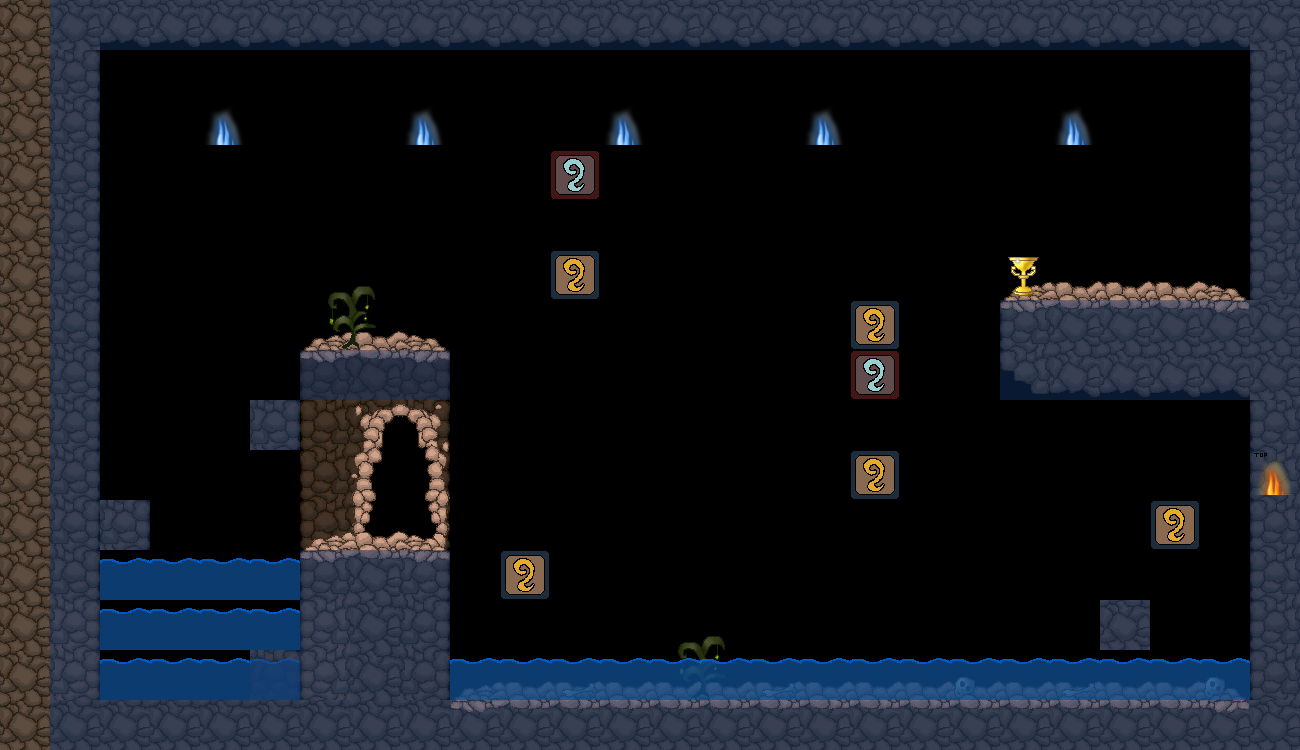

A 2D game scene composited from a Tiled map and its tileset images. What follows is a short description and the map's XML, with each tile layer's data collapsed to a summary:
An orthogonal 26x15 tile map with 50x50 px tiles, 9 tile layers (BG 1, BG 2, BG 3, BG 4, ...), 4 tilesets and 6 objects.

<map version="1.0" orientation="orthogonal" renderorder="right-down" width="26" height="15" tilewidth="50" tileheight="50" nextobjectid="17">
 <properties>
  <property name="backgroundlayers" value="-1.0,res/level/testleverlevel/layer_inf.png" />
  <property name="dimming" value="0.2" />
  <property name="name" value="Testleverlevel" />
  <property name="tilesetpath" value="res/level/testleverlevel/tileset_level_testleverlevel.png" />
 </properties>
 <tileset firstgid="1" name="tileset_level_ratcave" tilewidth="50" tileheight="50" spacing="2" margin="1" tilecount="529">
  <image source="../tilesets/tileset_level_ratcave.png" width="1200" height="1200" />
 </tileset>
 <tileset firstgid="530" name="tileset_level_dynamic_tiles" tilewidth="50" tileheight="50" spacing="2" margin="1" tilecount="200">
  <image source="../tilesets/tileset_level_dynamic_tiles.png" width="1040" height="520" />
 </tileset>
 <tileset firstgid="730" name="tileset_enemies" tilewidth="50" tileheight="50" spacing="2" margin="1" tilecount="10">
  <image source="../tilesets/tileset_enemies.png" width="260" height="104" />
 </tileset>
 <tileset firstgid="740" name="spritesheet_levelitems" tilewidth="50" tileheight="50" tilecount="576">
  <image source="../tilesets/spritesheet_levelitems.png" width="1200" height="1200" />
  <tile id="1">
   <properties>
    <property name="id" value="mi_goldengoblet" />
   </properties>
  </tile>
 </tileset>
 <layer name="BG 1" width="26" height="15" opacity="0.9">
  <data>[390 cells, 150 non-empty, 13 distinct tile ids]</data>
 </layer>
 <layer name="BG 2" width="26" height="15">
  <data>[390 cells, 46 non-empty, 16 distinct tile ids]</data>
 </layer>
 <layer name="BG 3" width="26" height="15">
  <data>[390 cells, 11 non-empty, 8 distinct tile ids]</data>
 </layer>
 <layer name="BG 4" width="26" height="15">
  <data>[390 cells, 2 non-empty, 2 distinct tile ids]</data>
 </layer>
 <layer name="dynamic water" width="26" height="15">
  <data>[390 cells, 28 non-empty, 1 distinct tile ids]</data>
 </layer>
 <layer name="dynamic shiftable" width="26" height="15">
  <data>[390 cells, 7 non-empty, 2 distinct tile ids]</data>
 </layer>
 <layer name="items" width="26" height="15">
  <data>[390 cells, 1 non-empty, 1 distinct tile ids]</data>
 </layer>
 <layer name="collidable" width="26" height="15">
  <data>[390 cells, 102 non-empty, 1 distinct tile ids]</data>
 </layer>
 <layer name="dynamic torch" width="26" height="15">
  <data>[390 cells, 6 non-empty, 2 distinct tile ids]</data>
 </layer>
 <objectgroup name="levelexits">
  <object id="3" x="363" y="406" width="69" height="135">
   <properties>
    <property name="map id" value="res/map/meadows/meadows.tmx" />
    <property name="x" value="3900" />
    <property name="y" value="1000" />
   </properties>
  </object>
 </objectgroup>
 <objectgroup name="chests">
  <object id="4" gid="534" x="1138" y="295" width="50" height="50">
   <properties>
    <property name="fo_cheese" value="1" />
    <property name="gold" value="100" />
   </properties>
  </object>
 </objectgroup>
 <objectgroup name="moving platforms">
  <object id="11" gid="543" x="864" y="557" width="50" height="50">
   <properties>
    <property name="direction" value="-80" />
    <property name="distance" value="300" />
    <property name="size" value="3" />
    <property name="speed" value="60" />
   </properties>
  </object>
  <object id="12" gid="563" x="562" y="376" width="50" height="50">
   <properties>
    <property name="direction" value="-45" />
    <property name="distance" value="200" />
    <property name="size" value="2" />
    <property name="speed" value="40" />
   </properties>
  </object>
  <object id="15" gid="563" x="1165" y="647" width="50" height="50">
   <properties>
    <property name="direction" value="0" />
    <property name="distance" value="50" />
    <property name="speed" value="30" />
   </properties>
  </object>
  <object id="16" gid="563" x="476" y="642" width="50" height="50">
   <properties>
    <property name="direction" value="90" />
    <property name="distance" value="300" />
    <property name="speed" value="50" />
   </properties>
  </object>
 </objectgroup>
</map>
